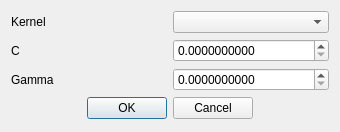
<?xml version="1.0" encoding="UTF-8"?>
<ui version="4.0">
 <class>SVMParametersDialog</class>
 <widget class="QDialog" name="SVMParametersDialog">
  <property name="geometry">
   <rect>
    <x>0</x>
    <y>0</y>
    <width>340</width>
    <height>132</height>
   </rect>
  </property>
  <property name="windowTitle">
   <string>Dialog</string>
  </property>
  <layout class="QVBoxLayout" name="verticalLayout">
   <item>
    <layout class="QGridLayout" name="gridLayout">
     <item row="0" column="0">
      <widget class="QLabel" name="label_2">
       <property name="text">
        <string>Kernel</string>
       </property>
      </widget>
     </item>
     <item row="2" column="0">
      <widget class="QLabel" name="label_3">
       <property name="text">
        <string>Gamma</string>
       </property>
      </widget>
     </item>
     <item row="1" column="0">
      <widget class="QLabel" name="label">
       <property name="text">
        <string>C</string>
       </property>
      </widget>
     </item>
     <item row="1" column="1">
      <widget class="QDoubleSpinBox" name="CDoubleSpinBox">
       <property name="decimals">
        <number>10</number>
       </property>
       <property name="maximum">
        <double>999.990000000000009</double>
       </property>
       <property name="singleStep">
        <double>0.010000000000000</double>
       </property>
      </widget>
     </item>
     <item row="2" column="1">
      <widget class="QDoubleSpinBox" name="GammaDoubleSpinBox">
       <property name="decimals">
        <number>10</number>
       </property>
       <property name="maximum">
        <double>999.990000000000009</double>
       </property>
       <property name="singleStep">
        <double>0.010000000000000</double>
       </property>
      </widget>
     </item>
     <item row="0" column="1">
      <widget class="QComboBox" name="KernelComboBox"/>
     </item>
    </layout>
   </item>
   <item>
    <widget class="QDialogButtonBox" name="buttonBox">
     <property name="orientation">
      <enum>Qt::Horizontal</enum>
     </property>
     <property name="standardButtons">
      <set>QDialogButtonBox::Cancel|QDialogButtonBox::Ok</set>
     </property>
     <property name="centerButtons">
      <bool>true</bool>
     </property>
    </widget>
   </item>
  </layout>
 </widget>
 <resources/>
 <connections>
  <connection>
   <sender>buttonBox</sender>
   <signal>accepted()</signal>
   <receiver>SVMParametersDialog</receiver>
   <slot>accept()</slot>
   <hints>
    <hint type="sourcelabel">
     <x>248</x>
     <y>254</y>
    </hint>
    <hint type="destinationlabel">
     <x>157</x>
     <y>274</y>
    </hint>
   </hints>
  </connection>
  <connection>
   <sender>buttonBox</sender>
   <signal>rejected()</signal>
   <receiver>SVMParametersDialog</receiver>
   <slot>reject()</slot>
   <hints>
    <hint type="sourcelabel">
     <x>316</x>
     <y>260</y>
    </hint>
    <hint type="destinationlabel">
     <x>286</x>
     <y>274</y>
    </hint>
   </hints>
  </connection>
 </connections>
</ui>
